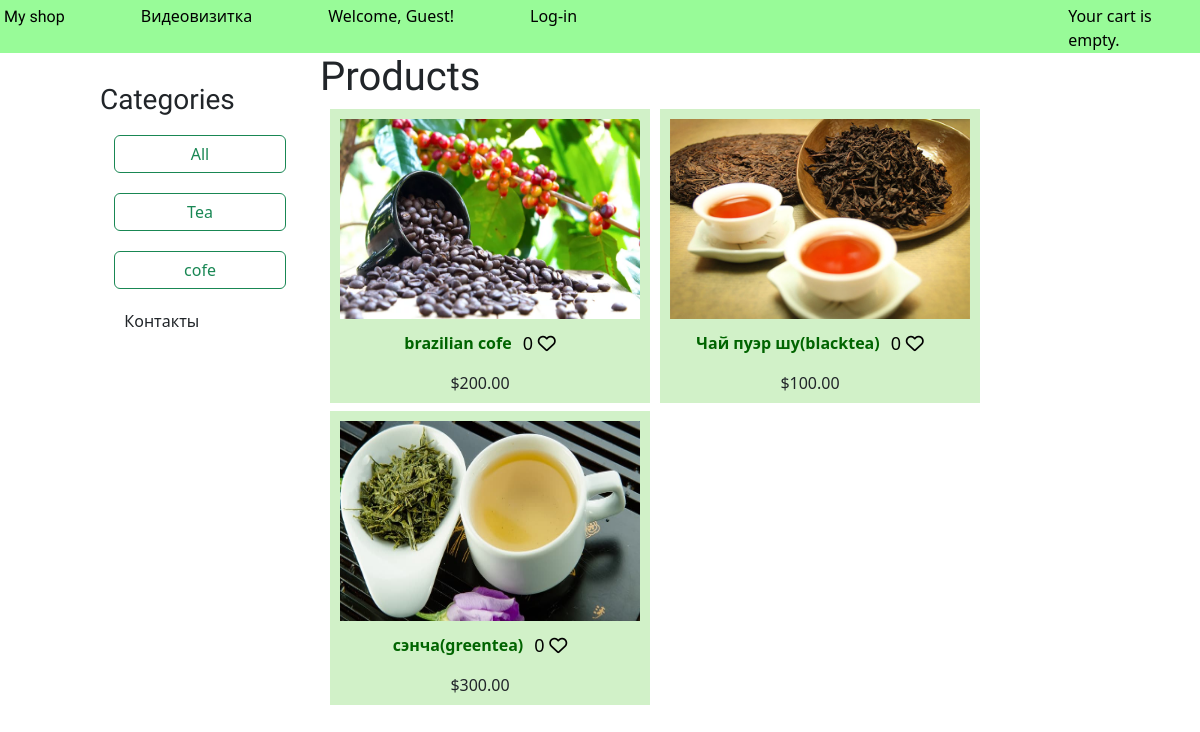
The app's page /, older data.
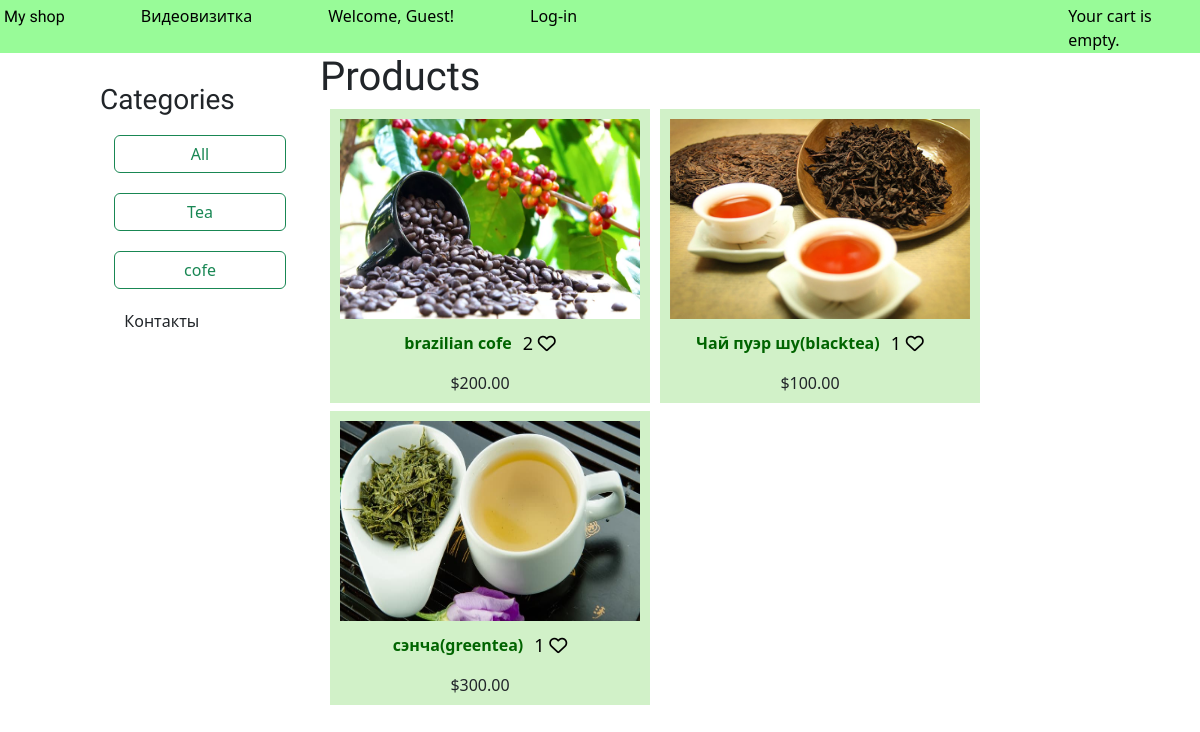
The same page, newer data.
### shop/models.py (models this page shows, shortened)
class Category(models.Model):
     name = models.CharField(max_length=200)
     slug = models.SlugField(max_length=200,
     unique=True)
     class Meta:
         ordering = ['name']
         indexes = [
         models.Index(fields=['name']),
         ]
         verbose_name = 'category'
         verbose_name_plural = 'categories'
     def get_absolute_url(self):
         return reverse('shop:product_list_by_category',
                        args=[self.slug])

class Product(models.Model):
    category = models.ForeignKey(Category,
                                 related_name='products',
                                 on_delete=models.CASCADE)
    name = models.CharField(max_length=200)
    slug = models.SlugField(max_length=200)
    image = models.ImageField(upload_to='products/%Y/%m/%d',
                              blank=True)
    description = models.TextField(blank=True)
    price = models.DecimalField(max_digits=10,
                                decimal_places=2)
    available = models.BooleanField(default=True)
    created = models.DateTimeField(auto_now_add=True)
    updated = models.DateTimeField(auto_now=True)
    users_like = models.ManyToManyField(
        settings.AUTH_USER_MODEL,
        related_name='products_liked',
        blank=True
    )
    def get_absolute_url(self):
        return reverse('shop:product_detail',
                       args=[self.id, self.slug])
    class Meta:
        ordering = ['name']
        indexes = [
            models.Index(fields=['id', 'slug']),
            models.Index(fields=['name']),
            models.Index(fields=['-created']),
        ]
    def __str__(self):
        return self.name

### shop/views.py (the view)
# urls.py: path('', views.product_list, name='product_list'),  # Все продукты
def product_list(request, category_slug=None):
    category = None
    categories = Category.objects.all()
    products = Product.objects.all()
    print(products)
    if category_slug:
        category = get_object_or_404(Category,
                                     slug=category_slug)
        products = products.filter(category=category)
    return render(request,
                  'shop/product/list.html',
                  {'category': category,
                   'categories': categories,
                   'products': products,
                   'user':UserRegistrationForm(request.POST),
                   },
                  )

### shop/templates/shop/product/list.html (shortened to what this page needs)
{% extends "shop/base.html" %}
{% load static %}
{% block content %}
 <div id="sidebar">
 <h3>Categories</h3>
 <ul>
 <li {% if not category %}{% endif %}>
 <a href="{% url 'shop:product_list' %}" button type="button" class="btn btn-outline-success">All</a>
 </li>
 {% for c in categories %}
 <li {% if category.slug == c.slug %} {% endif %}>
 <a href="{{ c.get_absolute_url }}" button type="button" class="btn btn-outline-success">{{ c.name }}</a>
 </li>
 {% endfor %}
     <li>
      <div class="dropdown">
      <a>Контакты</a>
    </div>
     </li>
 </ul>
 </div>
 <div id="main" class="product-list">
 <h1>{% if category %}{{ category.name }}{% else %}Products {% endif %}</h1>
{% for product in products %}
    <div class="item">
        <a href="{{ product.get_absolute_url }}">
            <img src="{% if product.image %}{{ product.image.url }}{% else %}{% static 'shop/img/no_image.png' %}{% endif %}">
        </a>
        <div class="title-like">
    <a href="{{ product.get_absolute_url }}">{{ product.name }}</a>
    <div class="like">{{ product.users_like.count }} <i class="fa-regular fa-heart"></i> </div>
  </div>
        <br>
        ${{ product.price }}
    </div>
{% empty %}
    <p>No products available.</p>
{% endfor %}
 </div>
{% endblock %}

### shop/templates/shop/base.html (shortened to what this page needs)
{% load static %}
<!DOCTYPE html>
<html>
 <head>
 <link href="{% static 'shop/css/base.css' %}" rel="stylesheet">
  <link rel="stylesheet" href="https://cdn.jsdelivr.net/npm/bootstrap@5.3.2/dist/css/bootstrap.min.css">
<link rel="stylesheet" href="https://cdnjs.cloudflare.com/ajax/libs/font-awesome/6.5.0/css/all.min.css" />
 </head>
 <body>
 {% load static %}
  <div id="header">
    <a href="/" class="logo">My shop</a>
  </div>
  <div id="subheader">
    <a href="/" class="logo">My shop</a>
      <a href="{% url 'shop:video' %}">Видеовизитка</a>
      <span class="user">
{% if request.user.is_authenticated %}
    <a>Welcome, {{ request.user.username }}!</a>
          <a href="{% url 'shop:logout_form' %}">Logout</a>
{% else %}
    <a>Welcome, Guest!</a>
           <a href="{% url 'shop:register' %}">Log-in</a>
{% endif %}
 </span>
    <div class="cart">
      <a>Your cart is empty.</a>
         </div>
    </div>
  <div id="content">
    {% block content %}
    {% endblock %}
  </div>
</body>
</html>

### shop/static/shop/css/base.css (style rules this page uses)
body { margin:0; padding:0; font-family:helvetica, sans-serif; z-index: 0; }
h1, h2, h3, h4, h5 , h6 { font-family: 'Ubuntu', sans-serif; font-weight:normal; }
a { text-decoration:none; color:#5993bb; }
#header { position: fixed; padding: 10px 100px; font-size: 18px; overflow: auto; z-index: 2000; }
#subheader { z-index: 2000; top:0; position: fixed!important; background: #98FB98; padding: 1px; text-align: left; left: 0; width: 100%; }
#subheader a { text-align:left; color: black; text-decoration: none; font-size: 16px; margin-top:3px; display: inline-block; transition: background 0.3s, color 0.3s; margin-left:6%; }
#subheader .logo { margin-left:3px; font-family: "Orbitron", serif; font-optical-sizing: auto; font-weight: <weight>; font-style: normal; }
#header .logo { font-family: 'Ubuntu', sans-serif; float:left; color:#333; font-size:22px; margin-right:10%; }
#subheader .cart { float:right; }
#content { padding:0 100px; overflow:hidden; z-index:0; }
#sidebar { width:220px; padding:30px 20px 0 0; float:left; height: 100vh; }
#sidebar ul { margin:0; padding:0; }
#sidebar ul li { margin:0; list-style:none; padding:10px 14px; }
#sidebar ul li a { display:block; }
#main { float:left; width: 96%; margin-right:-220px; overflow:hidden; z-index:0; }
.product-list .item { width:320px; padding:10px 20px 10px 0; float:left; text-align:center; line-height:1.2; background:#d1f1c8; margin-left:10px; margin-bottom:8px; transition: transform .6s ease; z-index: 0; }
.product-list .item img { width:300px; height: 200px; margin-left: 10px; margin-bottom:8px; }
.product-list .item a { color :#2E8B57; }
.product-list .item .title-like { display: flex; justify-content: center; align-items: center; gap: 6px; margin-top: 6px; }
.product-list .item .title-like a { text-decoration: none; color: #006400; font-weight: bold; }
.product-list .item .like { color: black; font-size: 18px; margin-left: 5px; }
.dropdown { position: relative; display: inline-block; z-index: 2000; margin-left: 6%; }
#header, .cart, #content { position: relative; z-index: 10; }

Row changes from the older to the newer data that the page shows:
changed Product "brazilian cofe": users_like.count "0" → "2"
computed for Product "Чай пуэр шу(blacktea)": users_like.count "0" → "1"
computed for Product "сэнча(greentea)": users_like.count "0" → "1"
